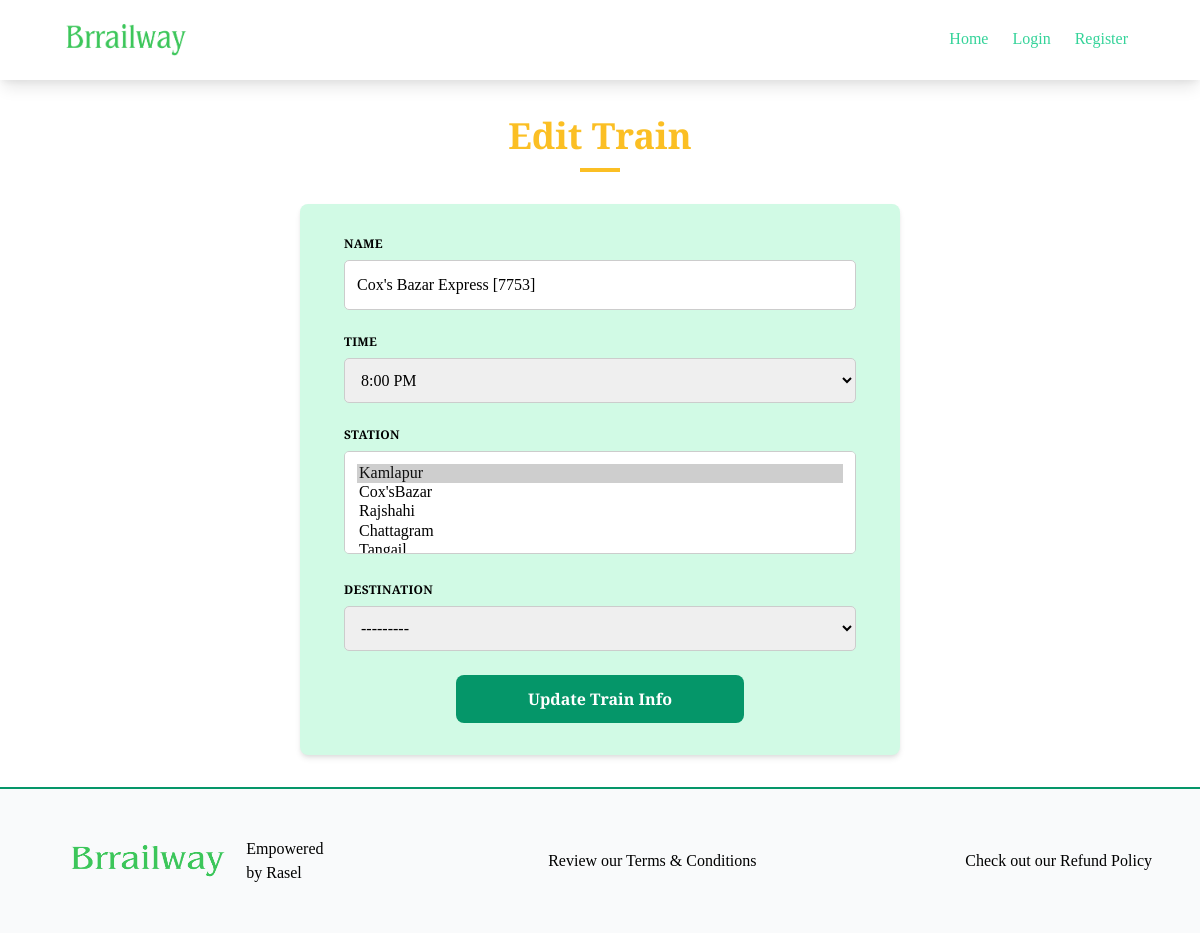
Before: /train/edit_train/1 with the older database file.
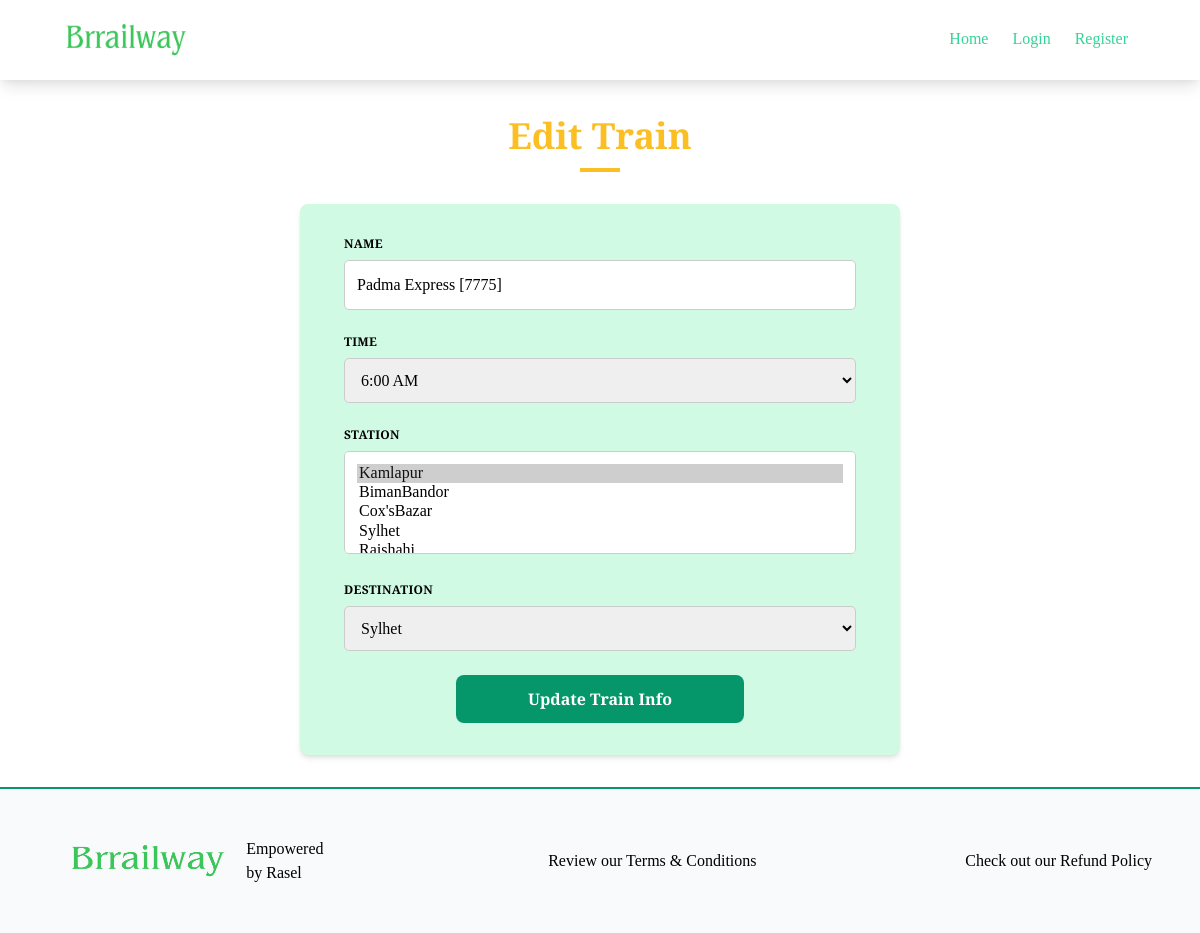
After: the same page with the newer database file.
### train/models.py (models this page shows, shortened)
class Train_list(models.Model):
    name = models.CharField(max_length=100)
    time= models.CharField(max_length=15, choices=TIME_SLOT, blank=True, null=True)
    seat= models.CharField(max_length=15, choices=SEAT_TYPE, blank=True, null=True)
    station= models.ManyToManyField(Station)
    seat_formation = models.ManyToManyField(Seat_formation)
    seat_number = models.CharField(choices=SEAT_NO, max_length=5, blank=True, null=True)
    price = models.DecimalField(max_digits=15, decimal_places = 2, blank=True, null=True)
    destination = models.CharField(max_length=200, choices= DESTINATION, blank=True, null=True)

### train/views.py (the view, shortened to what this page needs)
# urls.py: path('edit_train/<int:id>', views.editTrainInfo,name='edit_train'),
def editTrainInfo(req,id):
    train = Train_list.objects.filter(pk=id).first()
    edit_form = TrainInfoUpdateForm(instance=train)
    return render(req, 'train/edit_train.html', {'form':edit_form})

### train/forms.py
class TrainInfoUpdateForm(forms.ModelForm):
    class Meta:
        model= Train_list
        fields = ['name', 'time', 'station','destination']

### train/models.py (called while the page is built)
    def __str__(self) -> str:
        return self.name

### train/templates/train/edit_train.html (shortened to what this page needs)
{% extends 'base.html' %}
{% block content %}
<h1 class="font-bold text-4xl text-center mt-6 py-3 text-yellow-400">Edit Train</h1>
<div class="px-1 py-0.5 bg-yellow-400 w-10 mx-auto mb-5"></div>
<div class="my-8">
  <div class="w-1/2 mx-auto">
    <form method="post" class=" bg-green-100 shadow-md rounded-lg px-8 pt-8  mx-auto pb-8 mb-4">
        <div class="mb-6">
            <div class="w-full px-3 mb-3">
                <label class="block uppercase tracking-wide text-xs font-bold mb-2" for="{{ form.name.id_for_label }}">{{ form.name.label }}</label>
                {{ form.name }}
            </div>
        </div>
        <div class="mb-6">
            <div class="w-full px-3 mb-3">
                <label class="block uppercase tracking-wide text-xs font-bold mb-2" for="{{ form.time.id_for_label }}">{{ form.time.label }}</label>
                {{ form.time }}
            </div>
        </div>
        <div>
            <div class="w-full px-3 mb-6">
                <label class="block uppercase tracking-wide text-xs font-bold mb-2" for="{{ form.station.id_for_label }}">
                    {{ form.station.label }}
                </label>
                {{ form.station }}
            </div>
        </div>
        <div>
            <div class="w-full px-3 mb-6">
                <label class="block uppercase tracking-wide text-xs font-bold mb-2" for="{{ form.destination.id_for_label }}">
                    {{ form.destination.label }}
                </label>
                {{ form.destination }}
            </div>
        </div>
        <div class="text-center mt-6">
            <button class="bg-green-600 rounded-lg w-72 py-3 text-white font-extrabold" type="submit">Update Train Info</button>
        </div>
    </form>
  </div>
</div>
{% endblock %}

### core/templates/base.html (shortened to what this page needs)
<!DOCTYPE html>
<html lang="en">
  <head>
    <link
      rel="stylesheet"
      href="https://unpkg.com/tailwindcss@2.0.1/dist/tailwind.min.css"
    />
  </head>
  <body>
    {% include 'navbar.html' %} {% block body %}
    <div>{% include 'messages.html' %} {% block content %} {% endblock %}</div>
    {% endblock %} {% include 'footer.html' %}
  </body>
</html>

### core/templates/navbar.html (shortened to what this page needs)
{% load static %}
<nav class="px-12 py-6 shadow-lg">
    <div class="flex items-center justify-between">
        <div class="flex items-center">
            <a href="/"><img class="h-8 w-full" src="{% static './img/logo6.png' %}" alt=""></a></div>
        <div>
            <ul class="flex">
                <li class="mr-6 border-b-2 border-white hover:border-green-400"><a href= "{% url 'home' %}" class="text-green-400">Home</a></li>
                {% if request.user.is_authenticated %}
                <li class="mr-6 border-b-2 border-white hover:border-green-400"><a href="{% url 'deposite' %} "class="text-green-400"b>Deposite</a></li>
                <li class="mr-6 border-b-2 border-white hover:border-green-400">
                    <a href="{% url 'dashboard' %}"class="text-green-400">Dashboard</a>
                </li>
                <li class="mr-6 border-b-2 border-white hover:border-green-400"><a href="{% url 'info' %}"class="text-green-400">Profile</a></li>
                <li class="mr-6 border-b-2 border-white hover:border-green-400"><a href="{% url 'logout' %}"class="text-green-400">Logout</a></li>
                {% else %}
                <li class="mr-6 border-b-2 border-white hover:border-green-400"><a href='{% url 'login' %}' class="text-green-400">Login</a></li>
                <li class="mr-6 border-b-2 border-white hover:border-green-400">
                    <a href='{% url 'register' %}' class="text-green-400">Register</a>
                  </li>
                {% endif %}
            </ul>
        </div>
    </div>
</nav>

### core/templates/footer.html
{% load static %}
<footer
  class="border-t-2 border-green-600 bg-gray-50 px-12 py-12 flex justify-between items-center"
>
  <div class="flex justify-between items-center">
    <img
    class="h-8 w-full"
      src="/static/img/logo6.png"
      class="img-fluid rounded-top"
      alt=""
    />
    <p>Empowered by Rasel</p>
  </div>
  <div>
    <p>Review our Terms & Conditions</p>
  </div>
  <div>
    <p>Check out our Refund Policy</p>
  </div>
</footer>

### core/templates/base.html (style rules this page uses)
body { font-family: "Merriweather", serif; }

### train/templates/train/edit_train.html (style rules this page uses)
input[type="text"] { padding: 12px; border: 1px solid #ccc; border-radius: 5px; font-size: 16px; width: 100%; box-sizing: border-box; transition: border-color 0.3s ease; }
select { padding: 12px; border: 1px solid #ccc; border-radius: 5px; font-size: 16px; width: 100%; box-sizing: border-box; transition: border-color 0.3s ease; }

Changed rows visible on the page:
changed Train_list: name "Cox's Bazar Express [7753]" → "Padma Express [7775]"; time "8:00 PM" → "6:00 AM"; destination "---------" → "Sylhet"
Other visible differences:
form field station: "Kamlapur ☑ / Cox'sBazar / Rajshahi / Chattagram" → "Kamlapur ☑ / BimanBandor / Cox'sBazar / Sylhet"
